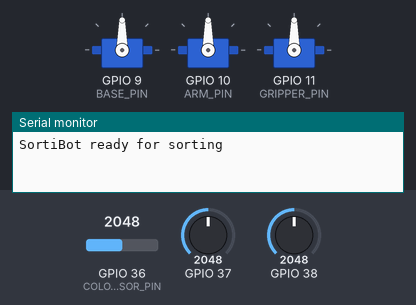
Bench run of a sketch on a simulated ESP32. On the bench: 3 × servo, the last lines printed to the serial monitor. Inputs (shaded band) come from the test bench; at power-on: GPIO 36 (COLOR_SENSOR_PIN) = 2048, GPIO 37 = 2048, GPIO 38 = 2048.

Above: at 3.2 s.
3.3 s: GPIO 36 (COLOR_SENSOR_PIN) set to 2099
At 3.8 s:
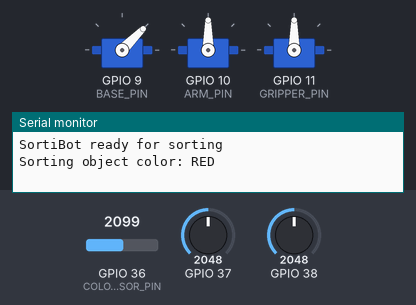
At 5.2 s:
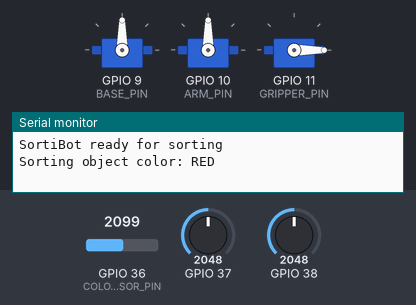
8.4 s: GPIO 37 set to 2866
At 10.9 s:
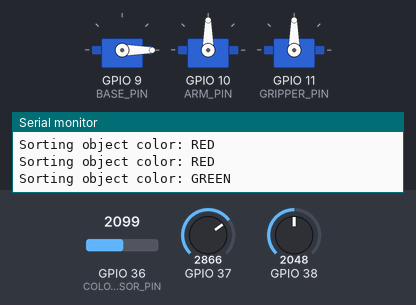
15.2 s: GPIO 38 set to 3603
22.0 s: GPIO 38 set to 2047
25.5 s: GPIO 38 set to 4095
29.0 s: GPIO 37 set to 4095
At 33.7 s:
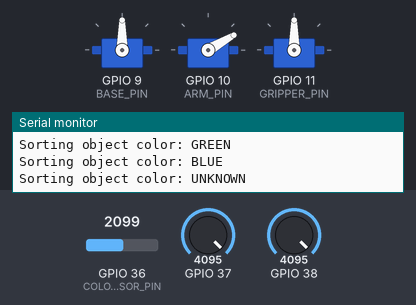
Timing chart, 0 to 36.8 s (numbered marks = the images above; inputs shaded):
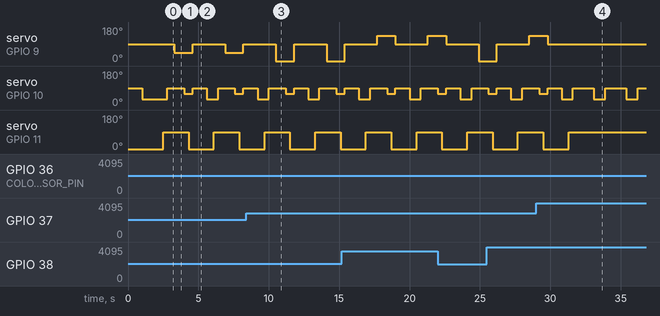

Measured:
- the behaviour switches between 2048 and 2049 on GPIO 36 (COLOR_SENSOR_PIN) (found by bisection; images 0 and 1)
- after the input at 3.3 s, servo on GPIO 9 (BASE_PIN): alternates 90° for 2.3 s and 45° for 1.3 s, starting at once; servo on GPIO 11 (GRIPPER_PIN): 90° → 0° after 1.0 s, → 90° 1.8 s later, → 0° 1.8 s later
- after the input at 29.0 s, servo on GPIO 9 (BASE_PIN): goes on until 29.8 s, then stays 90°; servo on GPIO 11 (GRIPPER_PIN): goes on until 31.3 s, then stays 90°

The sketch:

SortiBot.ino
```cpp
#include <Servo.h>
#include "esp_camera.h"  // For ESP32-CAM module if used

// Servo motor objects
Servo baseServo;    // Base rotation
Servo armServo;     // Arm movement
Servo gripperServo; // Gripper control

// Pin definitions
#define BASE_PIN 9
#define ARM_PIN 10
#define GRIPPER_PIN 11
#define COLOR_SENSOR_PIN A0

// Color thresholds
#define RED_THRESHOLD 200
#define BLUE_THRESHOLD 150
#define GREEN_THRESHOLD 180

// Servo positions
#define HOME_POS 90
#define RED_BIN 45
#define BLUE_BIN 135
#define GREEN_BIN 0
#define PICKUP_HEIGHT 30
#define RELEASE_HEIGHT 60

class SortiBot {
private:
  int redValue, greenValue, blueValue;

  void readColorSensor() {
    // Simplified color reading - replace with actual sensor code
    redValue = analogRead(COLOR_SENSOR_PIN);
    greenValue = analogRead(COLOR_SENSOR_PIN + 1);
    blueValue = analogRead(COLOR_SENSOR_PIN + 2);
  }

public:
  void initialize() {
    baseServo.attach(BASE_PIN);
    armServo.attach(ARM_PIN);
    gripperServo.attach(GRIPPER_PIN);

    // Initial position
    baseServo.write(HOME_POS);
    armServo.write(HOME_POS);
    gripperServo.write(0);  // Gripper open
  }

  bool pickObject() {
    armServo.write(PICKUP_HEIGHT);  // Lower arm
    delay(500);
    gripperServo.write(90);         // Close gripper
    delay(300);
    armServo.write(HOME_POS);       // Raise arm
    delay(500);
    return true;  // Add error checking in real implementation
  }

  String identifyColor() {
    readColorSensor();

    if (redValue > RED_THRESHOLD && redValue > greenValue && redValue > blueValue) {
      return "RED";
    }
    else if (blueValue > BLUE_THRESHOLD && blueValue > redValue && blueValue > greenValue) {
      return "BLUE";
    }
    else if (greenValue > GREEN_THRESHOLD && greenValue > redValue && greenValue > blueValue) {
      return "GREEN";
    }
    return "UNKNOWN";
  }

  void sortObject(String color) {
    // Move to appropriate sorting position
    if (color == "RED") {
      baseServo.write(RED_BIN);
    }
    else if (color == "BLUE") {
      baseServo.write(BLUE_BIN);
    }
    else if (color == "GREEN") {
      baseServo.write(GREEN_BIN);
    }
    else {
      baseServo.write(HOME_POS);  // Unknown objects stay at home
      return;
    }

    delay(700);  // Allow time for movement
    releaseObject();
  }

  void releaseObject() {
    armServo.write(RELEASE_HEIGHT);
    delay(300);
    gripperServo.write(0);     // Open gripper
    delay(300);
    armServo.write(HOME_POS);  // Return to neutral height
    baseServo.write(HOME_POS); // Return to home position
  }

  void calibrate() {
    // Add calibration routine
    baseServo.write(HOME_POS);
    delay(1000);
    armServo.write(PICKUP_HEIGHT);
    delay(1000);
    armServo.write(HOME_POS);
  }
};

SortiBot robot;

void setup() {
  Serial.begin(115200);
  robot.initialize();
  robot.calibrate();
  Serial.println("SortiBot ready for sorting");
}

void loop() {
  // Main sorting operation
  if (robot.pickObject()) {
    String color = robot.identifyColor();
    Serial.print("Sorting object color: ");
    Serial.println(color);
    robot.sortObject(color);
    delay(1000);  // Wait before next sort
  }
  else {
    Serial.println("Failed to pick object");
    delay(2000);  // Wait before retry
  }
}
```
